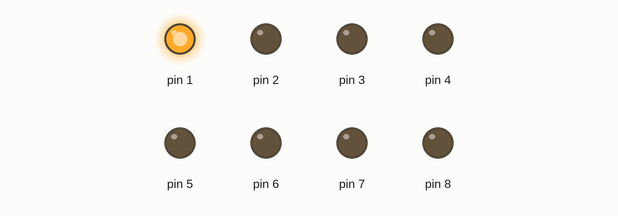
Recording of a sketch running on a simulated Arduino Uno, built with avr-gcc and run on an emulated ATmega328P. On the bench: output pins drawn as LEDs (lit = HIGH).

Above: at 0.05 s.
At 0.65 s:
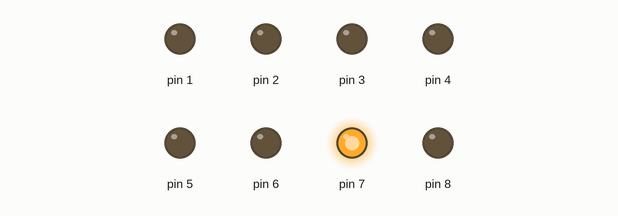
At 1.25 s:
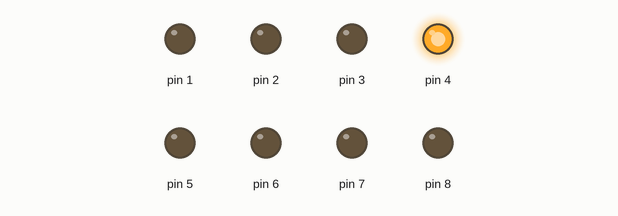
At 1.75 s:
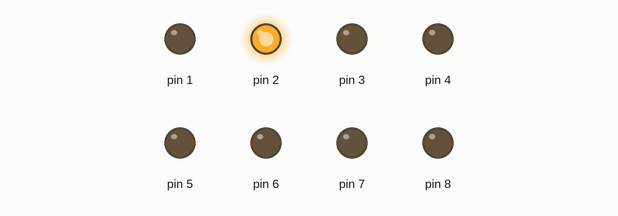
At 2.4 s:
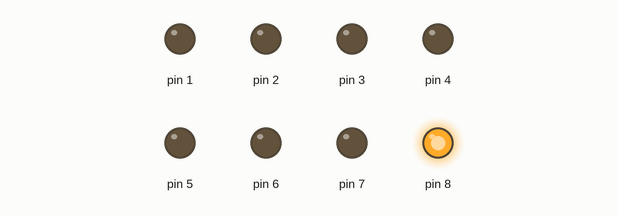
At 3.45 s:
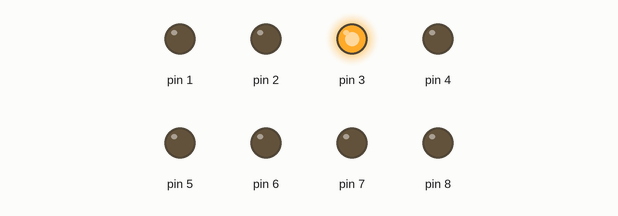
Timing chart, 0 to 3.8 s (numbered marks = the images above):
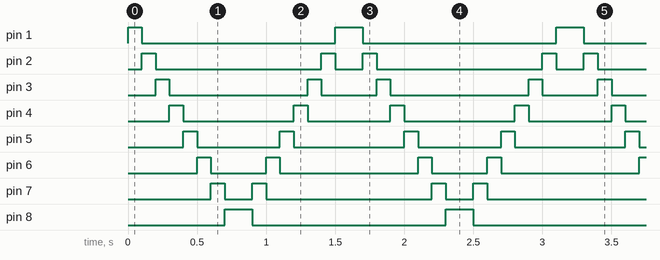

The sketch:

opdracht1_code.ino
```cpp
//snelheid van de loop
int timer = 100;

void setup() {
  //elke led doorgeven op welke digital output pin deze zit
  for (int thisPin = 1; thisPin < 9; thisPin++) {
    pinMode(thisPin, OUTPUT);
  }
}

void loop() {

  //loop van led 1 naar led 8

  for (int thisPin = 1; thisPin < 9; thisPin++) {

    // ledpins aanzetten
    digitalWrite(thisPin, HIGH);

    delay(timer);

    // ledspins uitzetten
    digitalWrite(thisPin, LOW);

  }

  // loop van led 8 naar led 1
  for (int thisPin = 8; thisPin >= 1; thisPin--) {

    // ledpins aanzetten
    digitalWrite(thisPin, HIGH);

    delay(timer);

    // ledpins uitzetten
    digitalWrite(thisPin, LOW);
  }
}
//bronnen
//https://docs.arduino.cc/built-in-examples/control-structures/ForLoopIteration
```

Measured:
- by itself, pin 1: repeats every 1.6 s: LOW 1.4 s, HIGH 0.20 s
- by itself, pin 2: repeats every 1.6 s: LOW 1.2 s, HIGH 0.10 s, LOW 0.20 s, HIGH 0.10 s
- by itself, pin 3: repeats every 1.6 s: LOW 1.0 s, HIGH 0.10 s, LOW 0.40 s, HIGH 0.10 s
- by itself, pin 4: repeats every 1.6 s: LOW 0.80 s, HIGH 0.10 s, LOW 0.60 s, HIGH 0.10 s
- by itself, pin 5: repeats every 1.6 s: LOW 0.60 s, HIGH 0.10 s, LOW 0.80 s, HIGH 0.10 s
- by itself, pin 6: repeats every 1.6 s: LOW 0.40 s, HIGH 0.10 s, LOW 1.0 s, HIGH 0.10 s
- by itself, pin 7: repeats every 1.6 s: LOW 0.20 s, HIGH 0.10 s, LOW 1.2 s, HIGH 0.10 s
- by itself, pin 8: alternates HIGH for 0.20 s and LOW for 1.4 s
